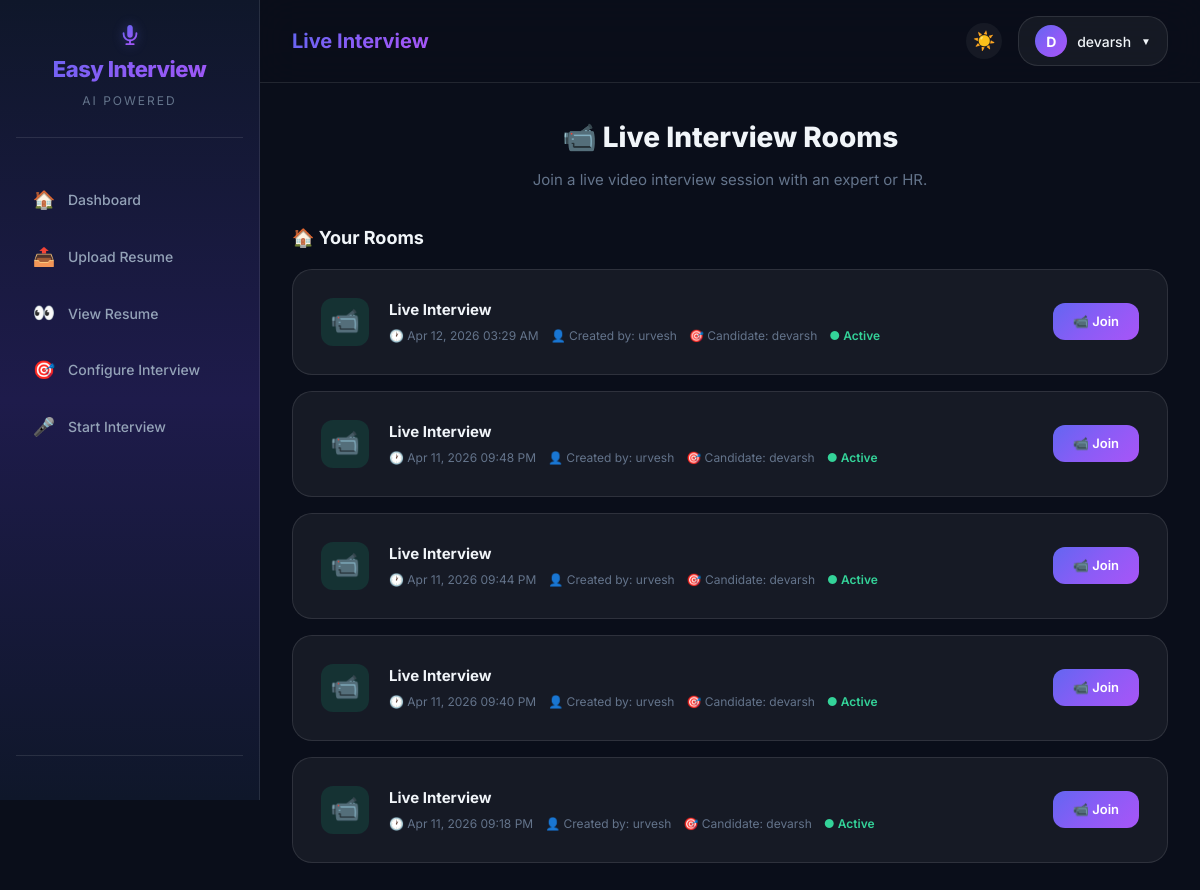
/live-rooms/ (signed in), run on an earlier commit of the app's database.
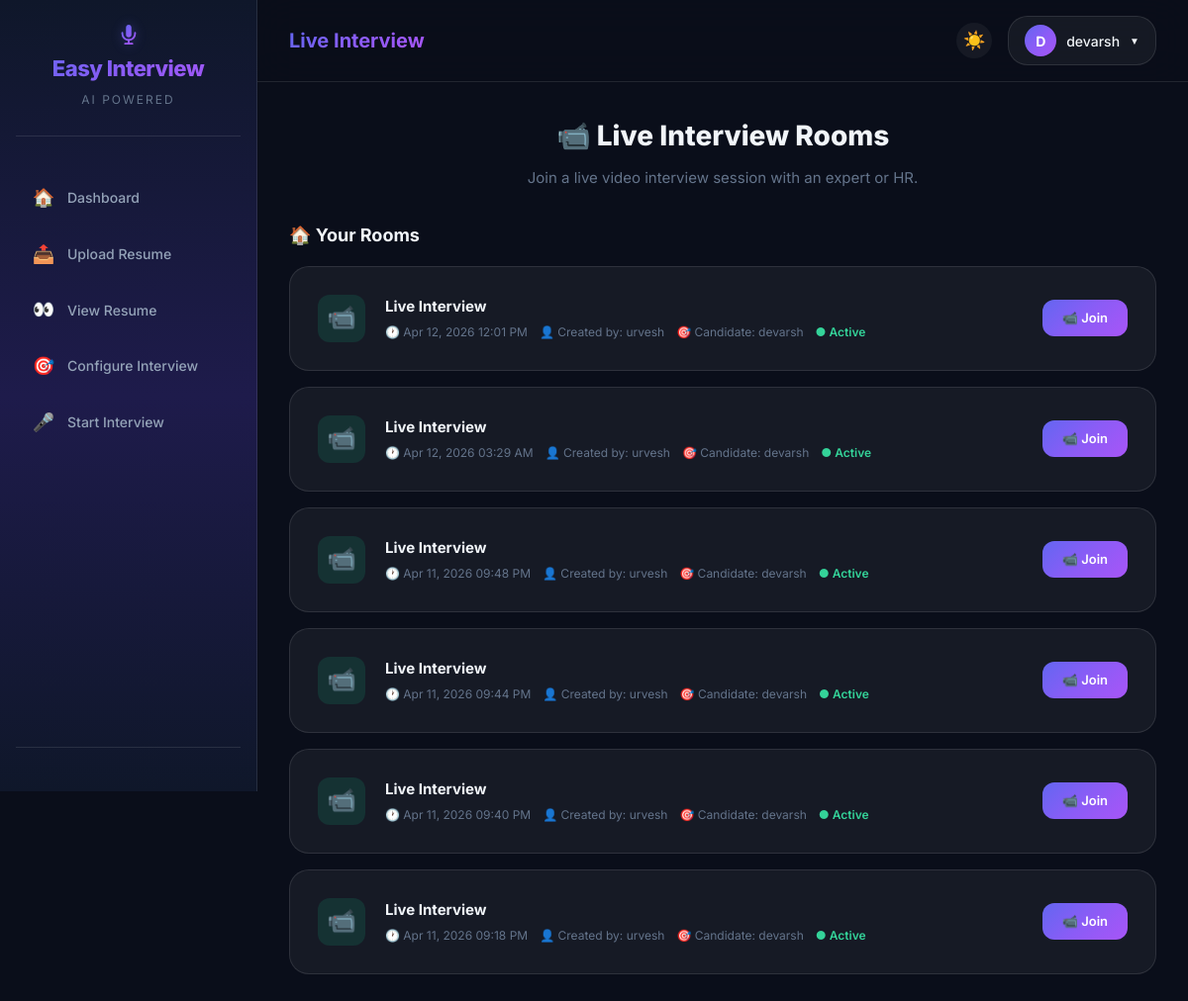
And on a later commit of the database.
### myapp/models.py (models this page shows, shortened)
class LiveRoom(models.Model):
    STATUS_CHOICES = [
        ('scheduled', 'Scheduled'),
        ('live', 'Live'),
        ('completed', 'Completed'),
    ]
    room_name = models.CharField(max_length=100, unique=True)
    title = models.CharField(max_length=200, default='Live Interview')
    created_by = models.ForeignKey(settings.AUTH_USER_MODEL, on_delete=models.CASCADE, related_name='created_rooms')
    participant = models.ForeignKey(settings.AUTH_USER_MODEL, on_delete=models.SET_NULL, null=True, blank=True, related_name='invited_rooms')
    scheduled_at = models.DateTimeField(null=True, blank=True)
    status = models.CharField(max_length=20, choices=STATUS_CHOICES, default='scheduled')
    is_active = models.BooleanField(default=True)
    created_at = models.DateTimeField(auto_now_add=True)
    class Meta:
        ordering = ['-created_at']

class User(AbstractUser):
    profile_photo = models.ImageField(upload_to='profile_photos/', null=True, blank=True)
    is_expert = models.BooleanField(default=False)

### myapp/views.py (the view, shortened to what this page needs)
# urls.py: path('live-rooms/', views.live_rooms, name='live_rooms'),
@login_required
def live_rooms(request):
    if request.user.is_staff or request.user.is_expert:
        my_rooms = LiveRoom.objects.filter(created_by=request.user)
        invited_rooms = LiveRoom.objects.filter(participant=request.user, is_active=True)
        rooms = (my_rooms | invited_rooms).distinct()
    else:
        rooms = LiveRoom.objects.filter(participant=request.user, is_active=True)
    users = User.objects.filter(is_staff=False, is_active=True).exclude(id=request.user.id).order_by('username') if (request.user.is_expert or request.user.is_staff) else []
    return render(request, "myapp/live_rooms.html", {
        "rooms": rooms,
        "users": users,
        "is_expert": request.user.is_expert or request.user.is_staff,
    })

### myapp/templates/myapp/live_rooms.html (shortened to what this page needs)
{% extends 'myapp/base.html' %}
{% block page_title %}<span>Live Interview</span>{% endblock %}
{% block content %}
<div class="animate-in">
    <div class="text-center" style="margin-bottom: 32px;">
        <h1 class="page-title">📹 Live Interview Rooms</h1>
        <p class="page-subtitle">
            {% if is_expert %}
            Create a live video interview room and invite candidates to join.
            {% else %}
            Join a live video interview session with an expert or HR.
            {% endif %}
        </p>
    </div>
</div>
<div class="animate-in delay-2">
    <h3 style="font-size: 18px; font-weight: 700; margin-bottom: 16px;">🏠 Your Rooms</h3>
    {% if rooms %}
    <div style="display: grid; gap: 16px;">
        {% for room in rooms %}
        <div class="glass-card" style="display: flex; align-items: center; gap: 20px; flex-wrap: wrap;">
            <div style="width: 48px; height: 48px; border-radius: 12px; display: flex; align-items: center; justify-content: center; font-size: 24px; flex-shrink: 0; background: {% if room.is_active %}rgba(16, 185, 129, 0.15){% else %}rgba(239, 68, 68, 0.15){% endif %};">
                {% if room.is_active %}📹{% else %}⏹️{% endif %}
            </div>
            <div style="flex: 1; min-width: 0;">
                <h4 style="font-size: 15px; font-weight: 700; color: var(--text-primary); margin-bottom: 4px;">{{ room.title }}</h4>
                <div style="font-size: 12px; color: var(--text-muted); display: flex; gap: 12px; flex-wrap: wrap;">
                    <span>🕐 {{ room.created_at|date:"M d, Y h:i A" }}</span>
                    <span>👤 Created by: {{ room.created_by.username }}</span>
                    {% if room.participant %}
                    <span>🎯 Candidate: {{ room.participant.username }}</span>
                    {% endif %}
                    {% if room.is_active %}
                    <span style="color: #34d399; font-weight: 600;">● Active</span>
                    {% else %}
                    <span style="color: #ef4444; font-weight: 600;">● Ended</span>
                    {% endif %}
                </div>
            </div>
            <div style="display: flex; gap: 8px; flex-shrink: 0;">
                {% if room.is_active %}
                <a href="{% url 'join_live_room' room.id %}" class="btn-primary-glow" style="padding: 8px 20px; font-size: 13px; text-decoration: none;">📹 Join</a>
                {% else %}
                <span class="btn-outline-glass" style="padding: 8px 16px; font-size: 13px; opacity: 0.5; cursor: default;">Ended</span>
                {% endif %}
            </div>
        </div>
        {% endfor %}
    </div>
    {% endif %}
</div>
{% endblock %}

What changed in the data, as far as the page shows it:
added LiveRoom: title "Live Interview", created_at "Apr 12, 2026 12:01 PM", created_by.username "urvesh", participant.username "devarsh", is_active "● Active"
